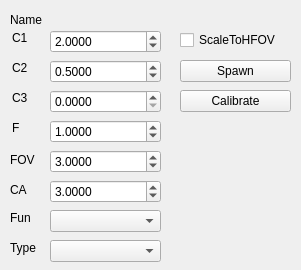
<?xml version="1.0" encoding="UTF-8"?>
<ui version="4.0">
 <class>centralWidget</class>
 <widget class="QWidget" name="centralWidget">
  <property name="geometry">
   <rect>
    <x>0</x>
    <y>0</y>
    <width>301</width>
    <height>270</height>
   </rect>
  </property>
  <widget class="QLabel" name="lbName">
   <property name="geometry">
    <rect>
     <x>10</x>
     <y>10</y>
     <width>281</width>
     <height>20</height>
    </rect>
   </property>
   <property name="text">
    <string>Name</string>
   </property>
  </widget>
  <widget class="QDoubleSpinBox" name="sbC1">
   <property name="geometry">
    <rect>
     <x>50</x>
     <y>30</y>
     <width>111</width>
     <height>23</height>
    </rect>
   </property>
   <property name="decimals">
    <number>4</number>
   </property>
   <property name="singleStep">
    <double>0.100000000000000</double>
   </property>
   <property name="value">
    <double>2.000000000000000</double>
   </property>
  </widget>
  <widget class="QDoubleSpinBox" name="sbC2">
   <property name="geometry">
    <rect>
     <x>50</x>
     <y>60</y>
     <width>111</width>
     <height>23</height>
    </rect>
   </property>
   <property name="decimals">
    <number>4</number>
   </property>
   <property name="singleStep">
    <double>0.100000000000000</double>
   </property>
   <property name="value">
    <double>0.500000000000000</double>
   </property>
  </widget>
  <widget class="QDoubleSpinBox" name="sbC3">
   <property name="geometry">
    <rect>
     <x>50</x>
     <y>90</y>
     <width>111</width>
     <height>23</height>
    </rect>
   </property>
   <property name="decimals">
    <number>4</number>
   </property>
   <property name="singleStep">
    <double>0.100000000000000</double>
   </property>
  </widget>
  <widget class="QDoubleSpinBox" name="sbF">
   <property name="geometry">
    <rect>
     <x>50</x>
     <y>120</y>
     <width>111</width>
     <height>23</height>
    </rect>
   </property>
   <property name="decimals">
    <number>4</number>
   </property>
   <property name="singleStep">
    <double>0.100000000000000</double>
   </property>
   <property name="value">
    <double>1.000000000000000</double>
   </property>
  </widget>
  <widget class="QComboBox" name="cbFun">
   <property name="geometry">
    <rect>
     <x>50</x>
     <y>210</y>
     <width>111</width>
     <height>22</height>
    </rect>
   </property>
  </widget>
  <widget class="QDoubleSpinBox" name="sbHFOV">
   <property name="geometry">
    <rect>
     <x>50</x>
     <y>150</y>
     <width>111</width>
     <height>23</height>
    </rect>
   </property>
   <property name="decimals">
    <number>4</number>
   </property>
   <property name="maximum">
    <double>3.141600000000000</double>
   </property>
   <property name="singleStep">
    <double>0.050000000000000</double>
   </property>
   <property name="value">
    <double>3.000000000000000</double>
   </property>
  </widget>
  <widget class="QCheckBox" name="cbScaleToHFOV">
   <property name="geometry">
    <rect>
     <x>180</x>
     <y>30</y>
     <width>111</width>
     <height>20</height>
    </rect>
   </property>
   <property name="text">
    <string>ScaleToHFOV</string>
   </property>
  </widget>
  <widget class="QPushButton" name="pbSpawn">
   <property name="geometry">
    <rect>
     <x>180</x>
     <y>60</y>
     <width>111</width>
     <height>22</height>
    </rect>
   </property>
   <property name="text">
    <string>Spawn</string>
   </property>
  </widget>
  <widget class="QPushButton" name="pbCalibrate">
   <property name="geometry">
    <rect>
     <x>180</x>
     <y>90</y>
     <width>111</width>
     <height>22</height>
    </rect>
   </property>
   <property name="text">
    <string>Calibrate</string>
   </property>
  </widget>
  <widget class="QComboBox" name="cbType">
   <property name="geometry">
    <rect>
     <x>50</x>
     <y>240</y>
     <width>111</width>
     <height>22</height>
    </rect>
   </property>
  </widget>
  <widget class="QLabel" name="label">
   <property name="geometry">
    <rect>
     <x>12</x>
     <y>30</y>
     <width>21</width>
     <height>16</height>
    </rect>
   </property>
   <property name="text">
    <string>C1</string>
   </property>
  </widget>
  <widget class="QLabel" name="label_2">
   <property name="geometry">
    <rect>
     <x>12</x>
     <y>60</y>
     <width>21</width>
     <height>16</height>
    </rect>
   </property>
   <property name="text">
    <string>C2</string>
   </property>
  </widget>
  <widget class="QLabel" name="label_3">
   <property name="geometry">
    <rect>
     <x>12</x>
     <y>90</y>
     <width>21</width>
     <height>16</height>
    </rect>
   </property>
   <property name="text">
    <string>C3</string>
   </property>
  </widget>
  <widget class="QLabel" name="label_4">
   <property name="geometry">
    <rect>
     <x>12</x>
     <y>120</y>
     <width>21</width>
     <height>16</height>
    </rect>
   </property>
   <property name="text">
    <string>F</string>
   </property>
  </widget>
  <widget class="QLabel" name="label_5">
   <property name="geometry">
    <rect>
     <x>10</x>
     <y>150</y>
     <width>31</width>
     <height>20</height>
    </rect>
   </property>
   <property name="text">
    <string>FOV</string>
   </property>
  </widget>
  <widget class="QLabel" name="label_6">
   <property name="geometry">
    <rect>
     <x>10</x>
     <y>210</y>
     <width>31</width>
     <height>16</height>
    </rect>
   </property>
   <property name="text">
    <string>Fun</string>
   </property>
  </widget>
  <widget class="QLabel" name="label_7">
   <property name="geometry">
    <rect>
     <x>10</x>
     <y>240</y>
     <width>31</width>
     <height>16</height>
    </rect>
   </property>
   <property name="text">
    <string>Type</string>
   </property>
  </widget>
  <widget class="QWidget" name="wImagePlace" native="true">
   <property name="geometry">
    <rect>
     <x>180</x>
     <y>150</y>
     <width>111</width>
     <height>111</height>
    </rect>
   </property>
  </widget>
  <widget class="QDoubleSpinBox" name="sbCA">
   <property name="geometry">
    <rect>
     <x>50</x>
     <y>180</y>
     <width>111</width>
     <height>23</height>
    </rect>
   </property>
   <property name="decimals">
    <number>4</number>
   </property>
   <property name="maximum">
    <double>3.141600000000000</double>
   </property>
   <property name="singleStep">
    <double>0.050000000000000</double>
   </property>
   <property name="value">
    <double>3.000000000000000</double>
   </property>
  </widget>
  <widget class="QLabel" name="label_8">
   <property name="geometry">
    <rect>
     <x>10</x>
     <y>180</y>
     <width>31</width>
     <height>20</height>
    </rect>
   </property>
   <property name="toolTip">
    <string>Cutoff Angle</string>
   </property>
   <property name="text">
    <string>CA</string>
   </property>
  </widget>
 </widget>
 <layoutdefault spacing="6" margin="11"/>
 <resources/>
 <connections/>
</ui>
